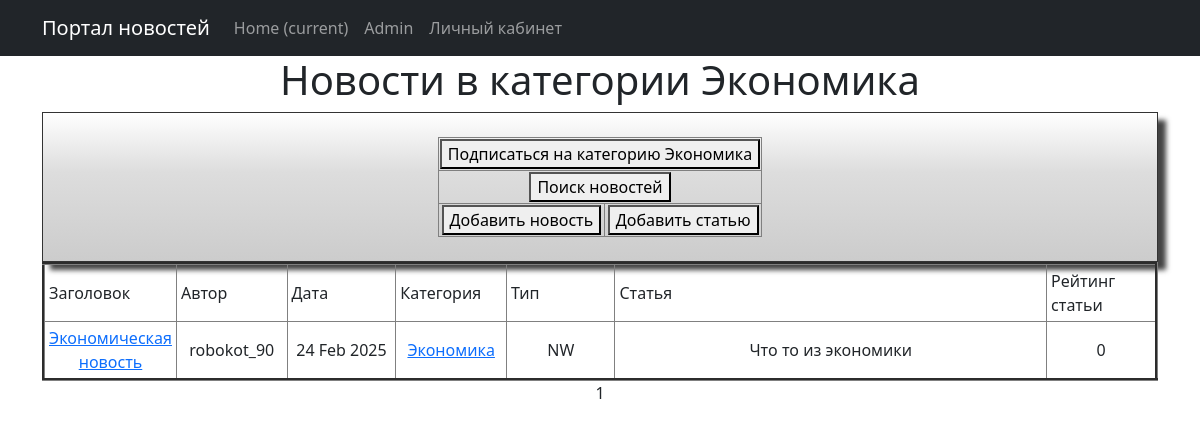
/categories/5, run on an earlier commit of the app's database.
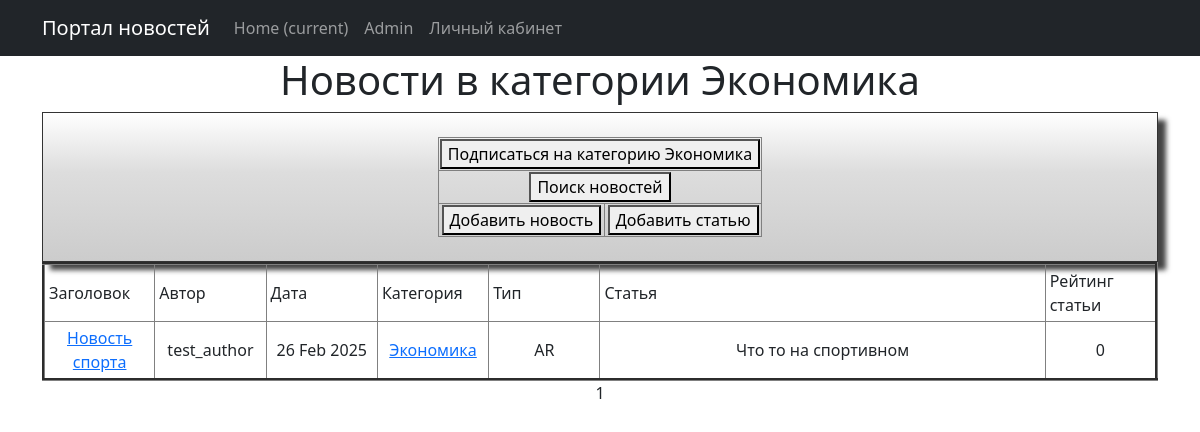
And on a later commit of the database.
### news/models.py (models this page shows, shortened)
class Post(models.Model):
    news = "NW"
    article = "AR"
    POSITIONS = [(news, "Новость"),
                 (article, "Статья")]
    autor_id = models.ForeignKey(Author, on_delete=models.CASCADE)
    type = models.CharField(max_length = 2, choices=POSITIONS, default=news)
    date_time = models.DateTimeField(auto_now_add=True)
    category = models.ManyToManyField("Category", through="PostCategory")
    title_news = models.CharField(max_length = 128)
    text_news = models.TextField()
    rating_post = models.IntegerField(default = 0)

class Author(models.Model):
    rating_autor = models.IntegerField(default = 0)
    user = models.OneToOneField(User, on_delete=models.CASCADE)

class Category(models.Model):
    category = models.CharField(max_length=64, unique=True)
    subscribers = models.ManyToManyField(User, blank=True, null=True, related_name="categories")
    def __str__(self):
        return self.category

### news/views.py (the view)
# urls.py: path('categories/<int:pk>', CategoryList.as_view(), name="category_list"),
class CategoryList(PostList):
    model = Post
    template_name = 'news/category_list.html'
    context_object_name = 'category_news_list'
    def get_queryset(self):
        self.category = get_object_or_404(Category, id=self.kwargs['pk'])
        queryset = Post.objects.filter(category=self.category).order_by('-date_time')
        return queryset
    def get_context_data(self, **kwargs):
        context = super().get_context_data(**kwargs)
        context['is_not_subscriber'] = self.request.user not in self.category.subscribers.all()
        context['category'] = self.category
        return context

### news/templatetags/custom_filters.py (called while the page is built)
def stripping(text):
    word = ''
    for i in text:
        if i.isalpha():
            word += i
    return word.lower()

@register.filter()
def censor(text):
    list_censor = [str(i) for i in Censorship.objects.all()]
    for word in text.split():
        format_word = stripping(word)
        if format_word in list_censor:
            cencore_word = format_word[0] + "*" * (len(word) - 1)
            text = text.replace(delete_symbol_l_r(word), cencore_word)
    return text

### templates/news/category_list.html (shortened to what this page needs)
{% extends 'flatpages/default.html' %}
{% load custom_filters %}
{% load custom_tags %}
{% block content %}
    <h1>Новости в категории {{ category }}</h1>
<div class="shadowbox">
                <table align="center">
                    <tr>
                        {% if is_not_subscriber %}
                        <td colspan="2">
                            <form action="{% url 'subscribe' category.pk %}" target="_blank">
                                <button>Подписаться на категорию {{ category }}</button>
                            </form>
                        </td>
                        {% endif %}
                    </tr>
                    <tr>
                        <td colspan="2">
                            <form action="{% url 'news_search' %}" target="_blank">
                                <button>Поиск новостей</button>
                            </form>
                        </td>
                    </tr>
                    <tr>
                        <td align="center">
                            <form action="{% url 'news_create' %}" target="_blank">
                                <button>Добавить новость</button>
                            </form>
                        </td>
                        <td align="center">
                            <form action="{% url 'article_create' %}" target="_blank">
                                <button>Добавить статью</button>
                            </form>
                        </td>
                    </tr>
                </table>
        </div>
        {% if category_news_list %}
            <table border="3" cellpadding="4" cellspacing="1" width="100%">
                <tr>
                    <td align="left" width="10%">Заголовок</td>
                    <td align="left" width="10%">Автор</td>
                    <td align="left" width="10%">Дата</td>
                    <td align="left" width="10%">Категория</td>
                    <td align="left" width="10%">Тип</td>
                    <td align="left" width="40%">Статья</td>
                    <td align="left" width="10%">Рейтинг статьи</td>
                </tr>
                {% for post in category_news_list %}
                <tr>
                    <td><a href="{% url 'news_detail' post.pk %}">{{ post.title_news | censor }}</a></td>
                    <td>{{ post.autor_id.user }}</td>
                    <td>{{ post.date_time | date:'d M Y' }}</td>
                    <td>
                        {% for category in post.category.all %}
                        <a href="{% url 'category_list' category.id %}"> {{category}}</a>
                        {% endfor %}
                    </td>
                    <td>{{ post.type }}</td>
                    <td>{{ post.text_news | truncatewords:20 | censor }}</td>
                    <td>{{ post.rating_post }}</td>
                </tr>
                {% endfor %}
            </table>
        {% else %}
        <h2>Новостей нет!</h2>
        {% endif%}
   {{ page_obj.number }}
{% endblock content %}

What changed in the data, as far as the page shows it:
no longer on this page (row edited): Post: title_news|censor "Экономическая новость", autor_id.user "robokot_90", date_time "24 Feb 2025", type "NW", text_news|censor "Что то из экономики", rating_post "0", Category (category "Экономика")
added Post: title_news|censor "Новость спорта", autor_id.user "test_author", date_time "26 Feb 2025", type "AR", text_news|censor "Что то на спортивном", rating_post "0", Category (category "Экономика")
